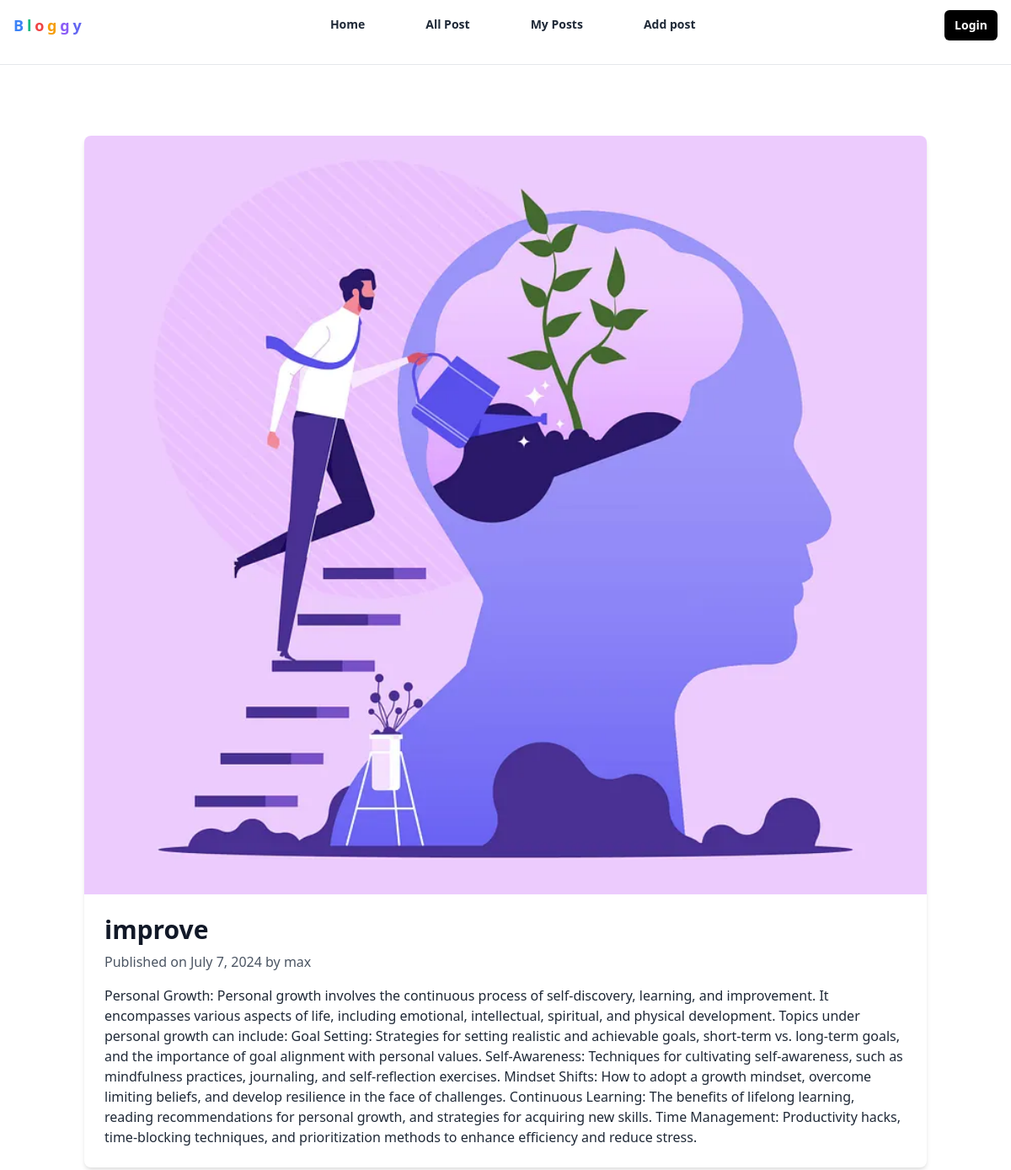
The page /blog/post/8/ on the database its author committed.
### blogs/models.py (models this page shows, shortened)
class Blog_app(models.Model):
    user = models.ForeignKey(User, on_delete=models.CASCADE)
    title = models.CharField(max_length=25)
    blog_image =models.ImageField(upload_to='blogs/')
    date_added = models.DateTimeField(default=timezone.now)
    description = models.TextField(default='')

### blogs/views.py (the view)
# urls.py: path('post/<int:id>/', views.post_detail, name='post_detail'),
def post_detail(request, id):
    post = get_object_or_404(Blog_app, id=id)
    return render(request, 'blog/blogs/post_detail.html', {'post': post})

### blogs/templates/blog/blogs/post_detail.html (shortened to what this page needs)
{% extends 'layout.html' %}
{% block content %}
  <div class="w-full h-full mx-auto px-4 py-6">
    <div style="max-width: 1000px; margin-top: 10px; border-radius: 0.5rem;" class="w-[600px] mx-auto rounded-lg shadow-md overflow-hidden hello flex justify-center items-center flex-col">
      {% if post.blog_image %}
        <div style="max-width: 100%;">
          <img src="{{ post.blog_image.url }}" alt="{{ post.title }}" class="object-cover h-[500px] w-[500px]" style="height: 70%; max-height: 900px; width: 1000px;" />
        </div>
      {% endif %}
      <div class="p-6">
        <h1 class="text-3xl font-bold text-gray-900">{{ post.title }}</h1>
        <p class="mt-2 text-gray-600">Published on {{ post.date_added|date:'F j, Y' }} by {{ post.user.username }}</p>
        <div class="mt-4 text-gray-800">{{ post.description }}</div>
      </div>
    </div>
  </div>
{% endblock %}
{% block css %}
  {% load static %}
{% endblock %}

### static/css/style.css (style rules this page uses)
body { font-family: Arial, sans-serif; }

### rows shown on the page
Blog_app: blog_image (picture), title "improve", date_added "July 7, 2024", user.username "max", description "Personal Growth: Personal growth involves the continuous process of self-discovery, learning, and improvement. It encompasses various aspects of life, including emotional, intellectual, spiritual, and physical development. Topics under personal growth can include: Goal Setting: Strategies for setting realistic and achievable goals, short-term vs. long-term goals, and the importance of goal alignment with personal values. Self-Awareness: Techniques for cultivating self-awareness, such as mindfulness practices, journaling, and self-reflection exercises. Mindset Shifts: How to adopt a growth mindset, overcome limiting beliefs, and develop resilience in the face of challenges. Continuous…"
